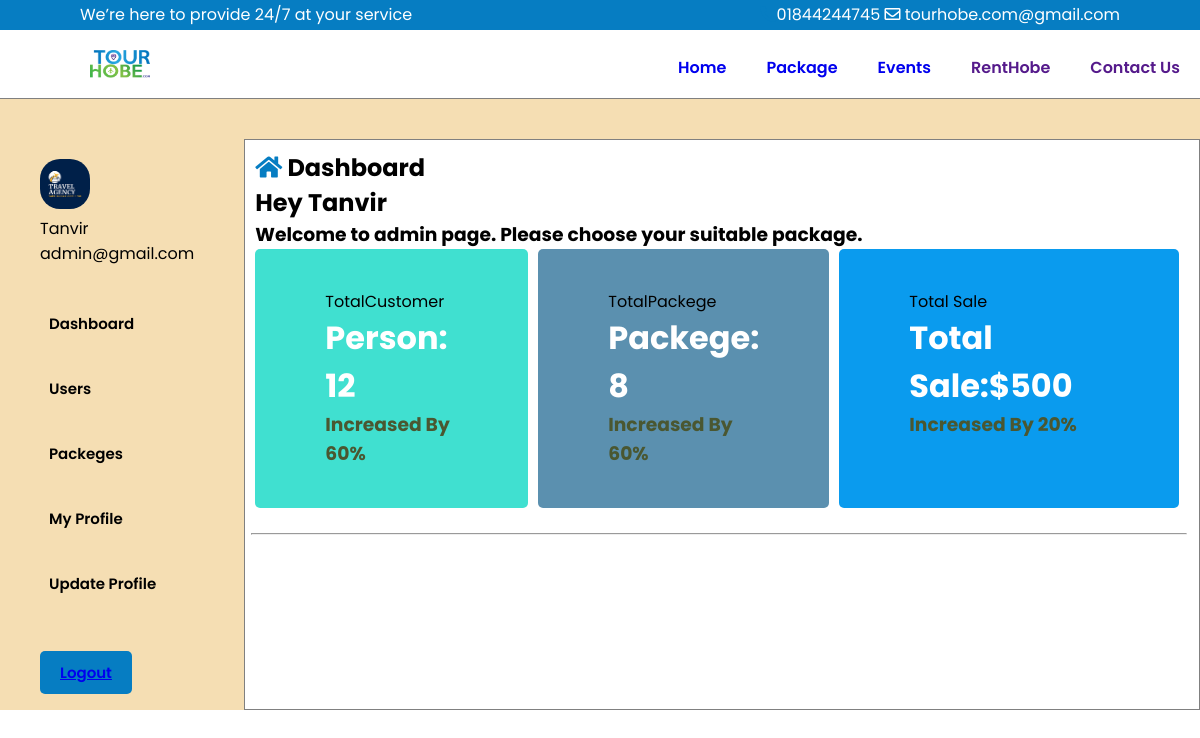
/Views/admin.php (signed in), run on the app's committed database.
### tables this page shows
CREATE TABLE `users` (
  `id` int(7) NOT NULL,
  `username` varchar(22) NOT NULL,
  `email` varchar(22) NOT NULL,
  `userpassword` varchar(22) NOT NULL,
  `confirmpassword` varchar(22) NOT NULL,
  `usertype` varchar(22) NOT NULL
);

### Views/admin.php (the view, shortened to what this page needs)
<?php
include ('header.php');
if(isset($_SESSION['flag'])){
    $conn = getConnection();
    $email = $_SESSION['email'];
    $sql = "select * from users where email='$email'";
    $result = mysqli_query($conn,$sql);
    $row = mysqli_fetch_assoc($result);
    $rr = "select id from users order by id";
    $query_run = mysqli_query($conn, $rr );
    $rows = mysqli_num_rows($query_run);
    $packgecount = "select id from packege order by id";
    $packge_query_run = mysqli_query($conn, $packgecount);
    $packgerows = mysqli_num_rows($packge_query_run);
?>
<!DOCTYPE html>
<html lang="en">
<head>
    <link rel="stylesheet" href="adminh.css">
    <link rel="stylesheet" href="https://use.fontawesome.com/releases/v5.15.4/css/all.css"
>
</head>
<body>
    <main>
        <div class="Main-container">
            <div class="left">
                <div class="img-head">
                    <div class="left-admin">
                        <img id="imgs" src="../Resources/images/travel.jpg" alt="">
                    </div>
                    <div class="right-admin">
                        <p><?= $row['username'] ?></p>
                       <p> <?php
                        echo $_SESSION['email'];
                        ?></p>
                    </div>
                </div>
                <div class=" list-item ">
                    <button id="dashboard">Dashboard</button><br>
                    <button id="load">Users</button><br>
                    <button  id="packege">Packeges</button><br>
                    <button id="profile">My Profile</button><br>
                    <button id="updateprofile">Update Profile</button><br>
                    <button  id="logout-button"><a href="logout.php">Logout</a></button>
                 </div>
            </div>
            <div class="right-dashboard">
                <h2> <i class="fas fa-home"></i> Dashboard</h2>
               <div class="">
               <?php
                     $jsondata=file_get_contents("customerinfo.json");
                     $data=json_decode($jsondata,true);
                     foreach($data['admin'] as $b)
                     { ?>
                      <h2> <b> <?php echo "Hey "  ,$row['username'];   ?> </b>   </h2>
                      <h3> <b> <?php echo   $b['info']; ?> </b>   </h3>
                    <?php
                       }
                    ?>
               </div>
                <div class="image-box">
                    <div class="first-box" id="s1">
                        <p>TotalCustomer</p>
                        <h1>Person: <?= ' '.$rows.''?> </h1>
                        <h3>Increased By 60%</h3>
                    </div>
                    <div class="first-box"id="s2">
                        <p>TotalPackege</p>
                        <h1>Packege:<?= ' '.$packgerows.''?></h1>
                        <h3>Increased By 60%</h3>
                    </div>
                    <div class="first-box"id="s3">
                        <p>Total Sale</p>
                        <h1>Total Sale:$500</h1>
                        <h3>Increased By 20%</h3>
                    </div>
                </div>
                <br>
                <hr>
               </div>
        </div>
    </main>
</body>
</html>
<?php }else{
    header('location: Login.php');
} ?>

### Views/header.css (style rules this page uses)
* { margin: 0; padding: 0; font-family: 'Merriweather', serif; font-family: 'Poppins', sans-serif; }

### Views/adminh.css (style rules this page uses)
* { margin:0; padding: 0; }
.Main-container { display: flex; background-color: wheat; padding: 40px 0 0 40px; }
.img-head { margin-top: 10px; }
.right-admin { margin-top: 0px; }
#imgs { width: 50px; border-radius: 20px; margin-right: 10px; margin-top: 10px; }
.list-item { margin-top: 10px; list-style: none; text-decoration: none; }
.list-item #logout-button { margin-top: 50px; background-color: #067DC2; padding: 10px 20px; border: none; border-radius: 5px; margin-bottom: 16px; }
.right-dashboard { background-color: white; margin-left: 50px; width: 100%; padding: 10px; border: 1px solid gray; }
.fas { color:#067DC2 ; }
.image-box { display: flex; margin: auto; }
.first-box { margin-right: 10px; padding: 40px 70px; border-radius: 5px; }
#s1 { background-color: turquoise; }
#s2 { background-color: rgb(91, 144, 175); }
#s3 { background-color: rgb(10, 155, 238); }
.first-box h1 { color: white; }
.first-box h3 { color: rgb(74, 87, 49); }
hr { width: 100%; margin-left: -4px; margin-bottom: 8px; }
.list-item button { border: none; background: transparent; margin-top: 30px; list-style: none; text-decoration: none; font-size: 15px; font-weight: 600; padding: 6px 9px; }

### data on the page
users: username "Tanvir", info "Welcome to admin page. Please choose your suitable package."

### other printed values
$_SESSION['email'] "admin@gmail.com"
$rows "12"
$packgerows "8"
